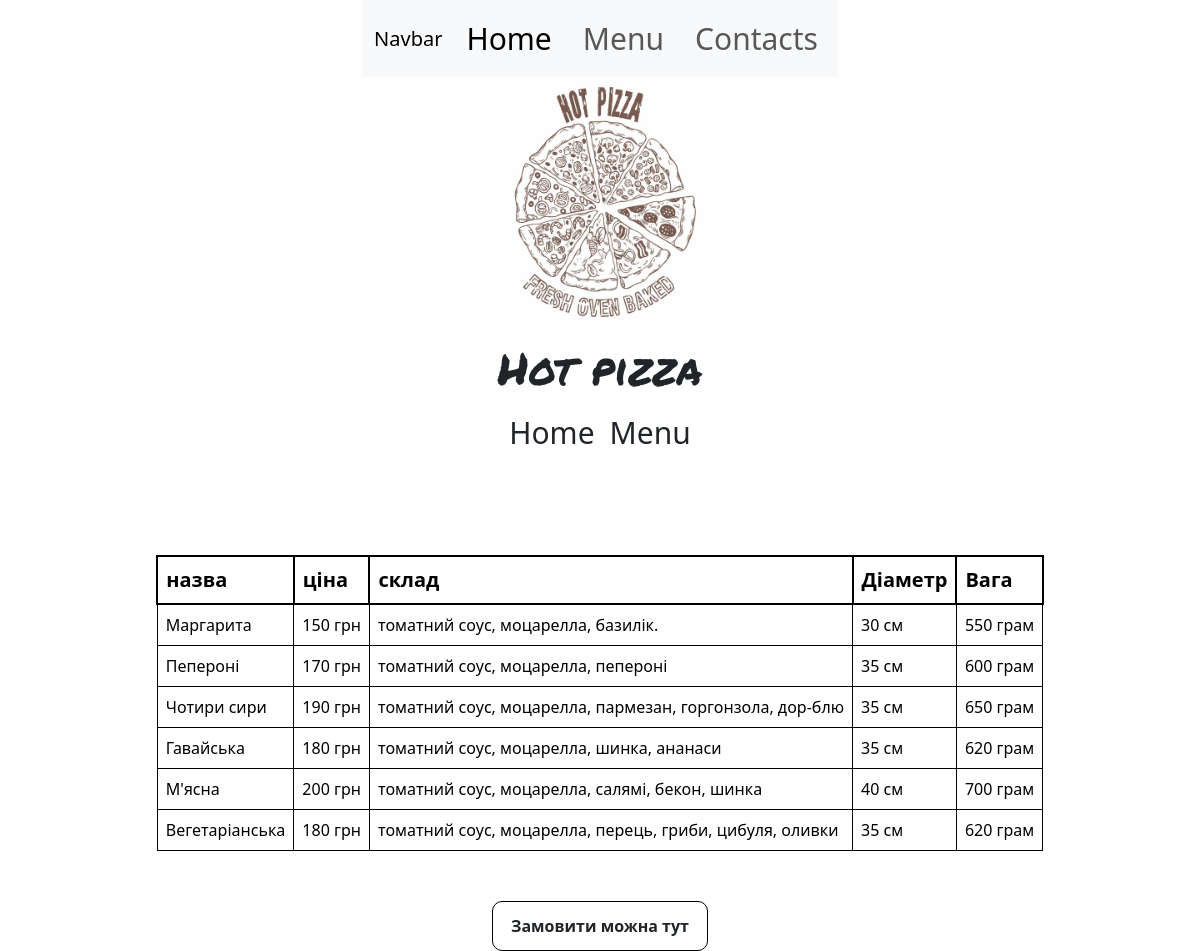
The page /menu on the database its author committed.
### tables this page shows
CREATE TABLE "MENU" (
	"id"	INTEGER,
	"name"	TEXT,
	"price"	INTEGER,
	"composition"	INTEGER,
	"diameter"	INTEGER,
	"weight"	INTEGER,
	"number"	INTEGER,
	PRIMARY KEY("id" AUTOINCREMENT)
);

### app.py (the view)
@app.route('/menu', methods=["GET", "POST"])
def name():
    with sqlite3.connect("menu.db") as db:
        cursor = db.cursor()
        cursor.execute("SELECT * FROM MENU")
        datamenu = cursor.fetchall()
    return render_template("menu.html", data=datamenu)

### templates/menu.html (shortened to what this page needs)
<!DOCTYPE html>
<html lang="en">
<head>
    <link rel="stylesheet" href="https://cdnjs.cloudflare.com/ajax/libs/animate.css/4.1.1/animate.min.css" />
    <link href="https://cdn.jsdelivr.net/npm/bootstrap@5.3.3/dist/css/bootstrap.min.css" rel="stylesheet"
>
    <link rel="stylesheet" href="../static/css/reset.css">
    <link rel="stylesheet" href="../static/css/styles.css">
</head>
{% include "index.html" %}
<body>
    <main>
        <table class="table animate__animated animate__backInUp">
            <tr class="table__head__tr">
                <th class="table__head__th">назва</th>
                <th class="table__head__th">ціна</th>
                <th class="table__head__th">склад</th>
                <th class="table__head__th">Діаметр</th>
                <th class="table__head__th">Вага</th>
            </tr>
            {% for i in data %}
            <tr class="table__tr">
                <td class="table__th">{{  i[1]  }}</td>
                <td class="table__th">{{  i[2]  }}</td>
                <td class="table__th">{{  i[3]  }}</td>
                <td class="table__th">{{  i[4]  }}</td>
                <td class="table__th">{{  i[5]  }}</td>
            </tr>
            {% endfor %}
        </table>
        <a class="main__link" href="#">
            <button type="button" class="main__button">Замовити можна тут</button>
        </a>
    </main>
</body>
</html>

### templates/index.html (shortened to what this page needs)
{% block head %}
<!DOCTYPE html>
<html lang="en">
<head>
    <link rel="stylesheet" href="https://cdnjs.cloudflare.com/ajax/libs/animate.css/4.1.1/animate.min.css" />
    <link href="https://cdn.jsdelivr.net/npm/bootstrap@5.3.3/dist/css/bootstrap.min.css" rel="stylesheet"
>
    <link rel="stylesheet" href="../static/css/reset.css">
    <link rel="stylesheet" href="../static/css/styles.css">
</head>
{% endblock %}
<body>
    {% block header %}
    <header>
        <nav class="navbar navbar-expand-lg bg-body-tertiary">
            <div class="container-fluid">
                <a class="navbar-brand" href="#">Navbar</a>
                <div class="collapse navbar-collapse" id="navbarNav">
                    <ul class="navbar-nav nav__list">
                        <li class="nav-item nav__item">
                            <a class="nav-link active nav__item__link" aria-current="page" href="#">Home</a>
                        </li>
                        <li class="nav-item nav__item">
                            <a class="nav-link nav__item__link" href="#">Menu</a>
                        </li>
                        <li class="nav-item nav__item">
                            <a class="nav-link nav__item__link" href="#">Contacts</a>
                        </li>
                    </ul>
                </div>
            </div>
        </nav>
        <a href="#"><img class="logo animate__animated animate__backInDown" src="../static/img/pizza__logo.jpg"
                alt=""></a>
        <h2 class="header__title">Hot pizza</h2>
        <nav>
            <ul class="nav__list">
                <li class="nav__item">
                    <a class="nav__item__link" href="/">Home</a>
                </li>
                <li class="nav__item">
                    <a class="nav__item__link" href="/menu">Menu</a>
                </li>
            </ul>
        </nav>
    </header>
    {% endblock %}
</body>
</html>

### static/css/styles.css (style rules this page uses)
header { display: flex; justify-content: center; align-items: center; flex-direction: column; margin-bottom: 100px; }
.logo { width: 250px; height: 250px; margin-bottom: 15px; }
.header__title { font-family: "Permanent Marker", sans-serif; margin-bottom: 15px; font-size: 44px; }
.nav__list { display:flex; gap: 15px; font-size: 30px; }
.nav__item { transition: color 500ms cubic-bezier(0.4, 0, 0.2, 1); }
.table { border-collapse: collapse; display: flex; justify-content: center; align-items: center; margin-bottom: 50px; }
.table__head__tr { border: 2px solid #000000; }
.table__head__th { border: 2px solid #000000; padding: 15px; font-size: 20px; }
.table__tr { border: 1px solid #000000; }
.table__th { border: 1px solid #000000; padding: 15px; }
.main__button { border-radius: 10px; border: 1px solid black; text-align: center; font-weight: 700; width: 216px; height: 50px; margin: 0 auto; display: block; transition: background-color 500ms cubic-bezier(0.4, 0, 0.2, 1); }

### rows shown on the page
MENU: name "Маргарита", price "150 грн", composition "томатний соус, моцарелла, базилік.", diameter "30 см", weight "550 грам"
MENU: name "Пепероні", price "170 грн", composition "томатний соус, моцарелла, пепероні", diameter "35 см", weight "600 грам"
MENU: name "Чотири сири", price "190 грн", composition "томатний соус, моцарелла, пармезан, горгонзола, дор-блю", diameter "35 см", weight "650 грам"
MENU: name "Гавайська", price "180 грн", composition "томатний соус, моцарелла, шинка, ананаси", diameter "35 см", weight "620 грам"
MENU: name "М'ясна", price "200 грн", composition "томатний соус, моцарелла, салямі, бекон, шинка", diameter "40 см", weight "700 грам"
MENU: name "Вегетаріанська", price "180 грн", composition "томатний соус, моцарелла, перець, гриби, цибуля, оливки", diameter "35 см", weight "620 грам"
